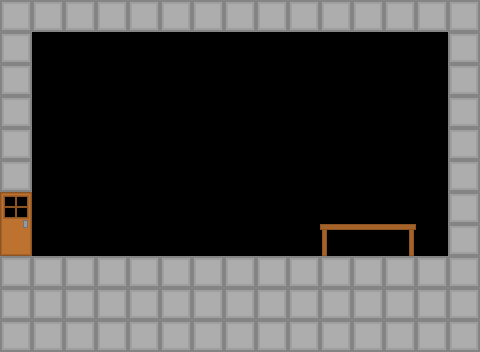

A level layout from a 2D game, rendered from its tile map. Below: a short description, then the map file with its tile-grid data intact:
An orthogonal 15x11 tile map with 32x32 px tiles, 1 tile layer (Ground) and 7 objects (man, beans).

<map version="1.10" tiledversion="1.10.2" orientation="orthogonal" renderorder="right-down" width="15" height="11" tilewidth="32" tileheight="32" infinite="0" nextlayerid="4" nextobjectid="221">
 <editorsettings>
  <export target="../level_17.lua" format="lua" />
 </editorsettings>
 <tileset firstgid="1" name="tileset" tilewidth="32" tileheight="32" tilecount="28" columns="7">
  <image source="../../sprites/ground/tileset.png" width="224" height="128" />
 </tileset>
 <layer id="1" name="Ground" width="15" height="11">
  <data encoding="csv">
1,1,1,1,1,1,1,1,1,1,1,1,1,1,1,
1,0,0,0,0,0,0,0,0,0,0,0,0,0,1,
1,0,0,0,0,0,0,0,0,0,0,0,0,0,1,
1,0,0,0,0,0,0,0,0,0,0,0,0,0,1,
1,0,0,0,0,0,0,0,0,0,0,0,0,0,1,
1,0,0,0,0,0,0,0,0,0,0,0,0,0,1,
8,0,0,0,0,0,0,0,0,0,0,0,0,0,1,
15,0,0,0,0,0,0,0,0,0,25,26,27,0,1,
1,1,1,1,1,1,1,1,1,1,1,1,1,1,1,
1,1,1,1,1,1,1,1,1,1,1,1,1,1,1,
1,1,1,1,1,1,1,1,1,1,1,1,1,1,1
</data>
 </layer>
 <objectgroup color="#323232" id="2" name="Solid" visible="0">
  <object id="2" x="0" y="256" width="480" height="96" />
  <object id="24" x="0" y="0" width="448" height="32" />
  <object id="27" x="0" y="32" width="32" height="224" />
  <object id="59" x="448" y="0" width="32" height="256" />
  <object id="218" x="320" y="224" width="96" height="32" />
 </objectgroup>
 <objectgroup color="#1807ff" id="3" name="Objects" visible="0">
  <object id="4" type="man" x="64" y="224" width="32" height="32" />
  <object id="44" type="beans" x="352" y="192" width="32" height="32" />
 </objectgroup>
</map>
